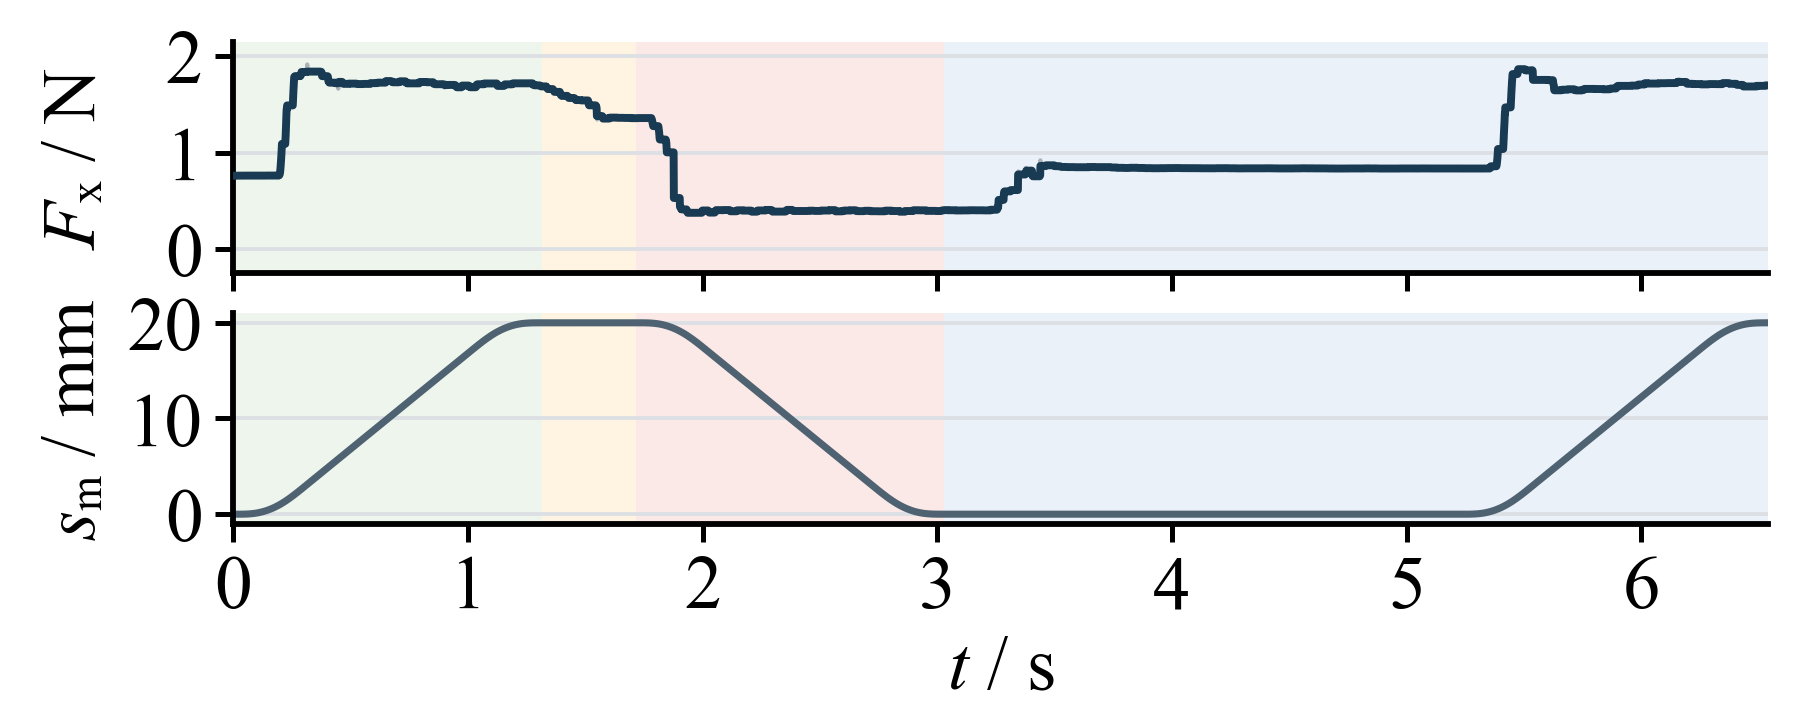

The Python source for this figure:
from __future__ import annotations

import hashlib
import json
from pathlib import Path
import subprocess
import sys

import matplotlib as mpl
import matplotlib.pyplot as plt
import numpy as np
import pandas as pd
from matplotlib.font_manager import FontProperties

SKILL = Path.home() / '.codex' / 'skills' / 'nature-figure' / 'scripts'
if SKILL.exists() and str(SKILL) not in sys.path:
    sys.path.insert(0, str(SKILL))
from audit_panel_alignment import require_matplotlib_panel_alignment

RECORD_DIR = Path(r'D:\Work_files\Vessel intervention Robot\260316\dual_clamp_experiment\x64\Debug\records\20261024_225842_导管鞘和血管模型中的正常导管-纯轴向往复-重夹后稳定等待2s')
OUT_STEM = Path(__file__).resolve().with_suffix('')
FONT_CN = Path(r'C:\Windows\Fonts\simsun.ttc')
FONT_EN = Path(r'C:\Windows\Fonts\times.ttf')
CN = FontProperties(fname=str(FONT_CN), size=9)
EN = FontProperties(fname=str(FONT_EN), size=9, math_fontfamily='custom')
START_S = 37.604
END_S = 44.144
PHASES = [
    (37.604, 38.917, 'I 递送与停止（S1～S2）', '#E6F1E5'),
    (38.917, 39.318, 'II 卸载交接（S3～S4）', '#FFF0D5'),
    (39.318, 40.631, 'III 空载回程（S5～S6）', '#F9E1DE'),
    (40.631, 44.145, 'IV 重新承载与递送（S7～S10）', '#E2ECF6'),
]


def opaque_color(color: str, alpha: float) -> tuple[float, float, float]:
    return tuple(alpha * value + (1.0 - alpha) for value in mpl.colors.to_rgb(color))


def main() -> None:
    outputs = [OUT_STEM.with_suffix(ext) for ext in
        ('.pdf', '.png', '.json', '.alignment.json', '.alignment.svg', '.collision-audit.json', '.collision-audit.pdf')]
    outputs.append(OUT_STEM.with_name(OUT_STEM.name + '_source.csv'))
    existing = [str(path) for path in outputs if path.exists()]
    if existing:
        raise FileExistsError('Refusing to overwrite: ' + ', '.join(existing))
    if not FONT_CN.exists() or not FONT_EN.exists():
        raise FileNotFoundError('需要系统宋体与 Times New Roman 字体文件。')

    metadata = json.loads((RECORD_DIR / 'experiment.json').read_text(encoding='utf-8'))
    source = RECORD_DIR / 'samples_1khz.csv'
    df = pd.read_csv(source)
    source_sample_count = len(df)
    absolute_time = df['plc_time_us'].to_numpy(dtype=float) / 1e6
    window = (absolute_time >= START_S) & (absolute_time <= END_S)
    df = df.loc[window].copy().reset_index(drop=True)
    absolute_time = absolute_time[window]
    metadata['source_sample_count'] = source_sample_count
    metadata['selected_window_samples'] = len(df)
    metadata['samples_outside_selected_window'] = source_sample_count - len(df)
    assert len(df) == 6541 and np.isclose(absolute_time[0], START_S) and np.isclose(absolute_time[-1], END_S)

    slopes = metadata['sensor_slopes_N_per_count']
    fn1 = (df['fn1_raw'].to_numpy(dtype=float) - float(metadata['fn1_zero'])) * float(slopes['fn1'])
    ft1 = (df['ft1_raw'].to_numpy(dtype=float) - float(metadata['ft1_zero'])) * float(slopes['ft1'])
    axial = fn1 * float(metadata['installation_axial_gain'])
    torque = ft1 * float(metadata['installation_torque_gain_Nmm_per_N'])
    decoupling = np.asarray(metadata['decoupling_matrix'], dtype=float)
    force = decoupling[0, 0] * axial + decoupling[0, 1] * torque
    assert np.allclose(force, df['fn1_decoupled_delta_N'].to_numpy(dtype=float), atol=1e-10)

    relative_time = absolute_time - START_S
    position = df['axis1_pos_mm'].to_numpy(dtype=float)
    forward_travel = position[0] - position
    force_median = pd.Series(force).rolling(window=21, center=True, min_periods=1).median().to_numpy()
    phase = np.select([(absolute_time >= start) & (absolute_time < end)
        for start, end, _, _ in PHASES], [label for _, _, label, _ in PHASES], default='')
    assert not np.any(phase == '')

    # Recorded command edges and phase labels anchor the four color blocks.
    expected_edges = [(39.318, 'return-motion-start')]
    event_rows = []
    for event_time, label in expected_edges:
        row = int(np.argmin(np.abs(absolute_time - event_time)))
        assert abs(absolute_time[row] - event_time) <= .001
        event_rows.append({'event': label, 'time_s': float(absolute_time[row]), 'row': int(df.index[row])})
    expected_phase_edges = [(37.604, 8, 4), (38.917, 8, 5), (39.318, 8, 6),
        (40.631, 8, 7), (42.833, 9, 4), (44.144, 9, 4)]
    for event_time, cycle, phase_code in expected_phase_edges:
        row = int(np.argmin(np.abs(absolute_time - event_time)))
        assert abs(absolute_time[row] - event_time) <= .001
        assert int(df['cycle_index'].iloc[row]) == cycle and int(df['phase'].iloc[row]) == phase_code
    command_edges = [(38.917, 'cylinder1_cmd', 400, 5),
        (39.117, 'cylinder2_cmd', 600, 5), (40.631, 'cylinder2_cmd', 5, 600)]
    for event_time, column, before, after in command_edges:
        row = int(np.argmin(np.abs(absolute_time - event_time)))
        assert abs(absolute_time[row] - event_time) <= .001
        assert row > 0 and int(df[column].iloc[row - 1]) == before and int(df[column].iloc[row]) == after
        event_rows.append({'event': f'{column}:{before}->{after}',
            'time_s': float(absolute_time[row]), 'row': int(df.index[row])})
    c9 = df[(df['cycle_index'] == 9) & (df['phase'] == 4)]
    assert len(c9) == 1312 and np.isclose(c9['plc_time_us'].iloc[0] / 1e6, 42.833)
    traces = []
    for cycle_index in (8, 9):
        group = df[(df['cycle_index'] == cycle_index) & (df['phase'] == 4)]
        y = group['fn1_decoupled_delta_N'].to_numpy(dtype=float)
        t = group['plc_time_us'].to_numpy(dtype=float) / 1e6
        peak = int(np.argmax(y))
        tail = y[t >= t[-1] - .2]
        traces.append({'cycle': int(cycle_index), 'start_s': float(t[0]), 'end_s': float(t[-1]),
            'start_force_N': float(y[0]), 'peak_force_N': float(y[peak]),
            'peak_time_from_start_s': float(t[peak] - t[0]),
            'tail_median_last_0p2s_N': float(np.median(tail)),
            'tail_iqr_last_0p2s_N': [float(np.quantile(tail, .25)), float(np.quantile(tail, .75))]})
    assert abs(traces[0]['tail_median_last_0p2s_N'] - traces[1]['tail_median_last_0p2s_N']) < .05

    data = pd.DataFrame({'record_time_s': absolute_time, 'relative_time_s': relative_time,
        'axial_force_reconstructed_N': force, 'axial_force_21ms_median_N': force_median,
        'forward_travel_from_window_start_mm': forward_travel, 'cycle_index': df['cycle_index'].to_numpy(),
        'phase_code': df['phase'].to_numpy(), 'phase_color_block': phase})
    data.to_csv(OUT_STEM.with_name(OUT_STEM.name + '_source.csv'), index=False, encoding='utf-8-sig')

    mpl.rcParams.update({'font.family': ['Times New Roman'], 'font.size': 9,
        'axes.labelsize': 9, 'xtick.labelsize': 9, 'ytick.labelsize': 9,
        'legend.fontsize': 9, 'axes.linewidth': .7, 'axes.spines.top': False,
        'axes.spines.right': False, 'svg.fonttype': 'none', 'pdf.fonttype': 42,
        'ps.fonttype': 42, 'mathtext.fontset': 'custom', 'mathtext.rm': 'Times New Roman',
        'mathtext.it': 'Times New Roman:italic', 'mathtext.bf': 'Times New Roman:bold',
        'mathtext.fallback': None, 'savefig.facecolor': 'white', 'path.simplify': False})
    fig, (ax_force, ax_position) = plt.subplots(2, 1, figsize=(7.60 / 2.54, 3.0 / 2.54),
        sharex=True, gridspec_kw={'height_ratios': [1.1, 1.0], 'hspace': .18})
    fig.subplots_adjust(left=.13, right=.985, top=.94, bottom=.26)
    for start, end, _, color in PHASES:
        for ax in (ax_force, ax_position):
            ax.axvspan(start - START_S, end - START_S,
                color=opaque_color(color, .72), lw=0, zorder=0)
    ax_force.plot(relative_time, force / 2.12, color=opaque_color('#8A929B', .72), lw=.48, zorder=2)
    ax_force.plot(relative_time, force_median / 2.12, color='#183A52', lw=.95, zorder=3)
    ax_force.set_ylabel(r'$F$ₓ / N', fontproperties=EN)
    ax_force.set_ylim(-.25, 2.15)
    ax_force.set_yticks([0, 1, 2])
    ax_force.grid(axis='y', color=opaque_color('#C9CED4', .65), lw=.45, zorder=1)
    ax_force.tick_params(axis='x', labelbottom=False, length=2.2, width=.6, pad=2)
    ax_force.tick_params(axis='y', length=2.2, width=.6, pad=1.5)
    ax_position.plot(relative_time, forward_travel, color='#4F6272', lw=.85, zorder=2)
    ax_position.set_ylabel(r'$s$ₘ / mm', fontproperties=EN)
    ax_position.set_ylim(-1, 21)
    ax_position.set_yticks([0, 10, 20])
    ax_position.grid(axis='y', color=opaque_color('#C9CED4', .65), lw=.45, zorder=1)
    ax_position.set_xlabel(r'$t$ / s', fontproperties=EN, labelpad=1.5)
    ax_position.set_xlim(0, END_S - START_S + .001)
    ax_position.set_xticks(np.arange(0, 6.51, 1.0))
    ax_position.tick_params(axis='x', length=2.2, width=.6, pad=1.5)
    ax_position.tick_params(axis='y', length=2.2, width=.6, pad=1.5)
    for ax in (ax_force, ax_position):
        ax.yaxis.set_label_coords(-.08, .5, transform=ax.transAxes)
    fig.canvas.draw()
    require_matplotlib_panel_alignment(fig, json_out=OUT_STEM.with_suffix('.alignment.json'),
        overlay_svg=OUT_STEM.with_suffix('.alignment.svg'), axes=(ax_force, ax_position),
        panel_ids=['force', 'position'], column_groups=[['force', 'position']],
        tolerance_pt=1.5, gutter_tolerance_pt=1.5, strict=True)
    fig.savefig(OUT_STEM.with_suffix('.pdf'))
    fig.savefig(OUT_STEM.with_suffix('.png'), dpi=600)
    plt.close(fig)

    digest = hashlib.sha256(source.read_bytes()).hexdigest()
    report = {'record': metadata['directory_name'], 'cycles': [8, 9], 'samples': len(data),
        'source_sha256': digest, 'phase_boundaries_absolute_s': [x[0] for x in PHASES] + [PHASES[-1][1]],
        'event_rows': event_rows, 'cycle_force_features': traces,
        'plot_style': {'width_cm': 7.6, 'height_cm': 3.0, 'font_pt': 9,
            'force_display_scale': 'existing figure1 script: reconstructed force / 2.12',
            'raw_and_existing_21ms_median_traces': True},
        'source_sample_count': source_sample_count, 'selected_window_samples': len(data),
        'samples_outside_selected_window': source_sample_count - len(data),
        'new_filtering_or_scaling_of_source_data': False}
    OUT_STEM.with_suffix('.json').write_text(json.dumps(report, ensure_ascii=False, indent=2), encoding='utf-8')
    auditor = SKILL / 'audit_figure_collisions.py'
    if auditor.exists():
        subprocess.run([sys.executable, str(auditor), str(OUT_STEM.with_suffix('.pdf')),
            '--json-out', str(OUT_STEM.with_suffix('.collision-audit.json')),
            '--overlay-pdf', str(OUT_STEM.with_suffix('.collision-audit.pdf'))], check=False)
    print(json.dumps(report, ensure_ascii=False, indent=2))


if __name__ == '__main__':
    main()
